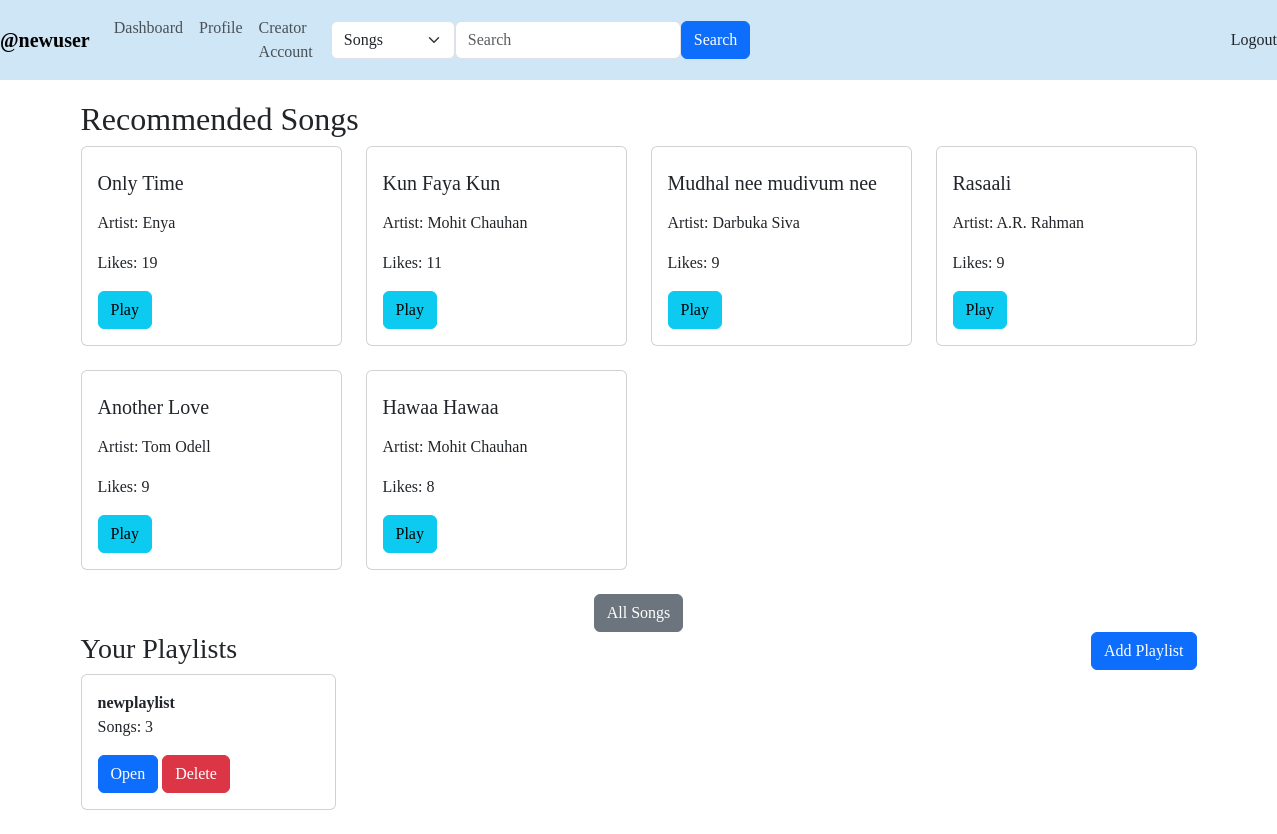
Screenshot of /user_dashboard (signed in) with the database file from the repository.
### models.py (models this page shows, shortened)
class User(db.Model):
    __tablename__ = 'user'
    id = db.Column(db.Integer, primary_key= True)
    username = db.Column(db.String(80), unique= True, nullable= False)
    passhash = db.Column(db.String(100), unique= True, nullable= False)
    name = db.Column(db.String(100), nullable= True)
    is_creator = db.Column(db.Boolean, default= False)
    is_admin = db.Column(db.Boolean, default= False)
    is_blacklisted = db.Column(db.Boolean, default= False)
    @property
    def password(self):
        raise AttributeError('Password is not a readable attribute.')

class Song(db.Model):
    __tablename__ = 'song'
    id = db.Column(db.Integer, primary_key= True)
    name = db.Column(db.String(100), nullable= False)
    creator_name = db.Column(db.String(80), nullable= False)
    album_id = db.Column(db.Integer, db.ForeignKey('album.id'))
    lyrics = db.Column(db.String, nullable= True)
    genre = db.Column(db.String(50), nullable = False)
    duration = db.Column(db.Integer, nullable= False) #duration in seconds
    likes = db.Column(db.Integer, default= 0)
    play_count = db.Column(db.Integer, default= 0)

class Playlist(db.Model):
    id = db.Column(db.Integer, primary_key= True)
    name = db.Column(db.String(50), nullable= False)
    user_id = db.Column(db.Integer, db.ForeignKey('user.id'), nullable=False)
    songs = db.relationship('Song', secondary= playlist_song_table, backref='playlist', lazy= True, primaryjoin=(id == playlist_song_table.c.playlist_id))

### routes.py (the view)
@app.route('/user_dashboard')
def user_dashboard():
    if 'user_id' not in session:
        flash('Please login to continue.')
        return redirect(url_for('login'))
    songs = Song.query.all()
    playlists = Playlist.query.filter_by(user_id= session['user_id']).all()
    playlist_songs = [ [song.name for song in playlist.songs] for playlist in playlists]
    return render_template('user_dashboard.html', user= User.query.get(session['user_id']), songs= songs, playlists= playlists, playlist_sonsg= playlist_songs)

### templates/user_dashboard.html (shortened to what this page needs)
<!DOCTYPE html>
<html lang="en">
<head>
    <link href="https://cdn.jsdelivr.net/npm/bootstrap@5.3.2/dist/css/bootstrap.min.css" rel="stylesheet">
</head>
<body>
    <nav class="navbar navbar-expand-lg navbar-light" style="background-color: #cfe6f6;">
        <b class="navbar-brand"> @{{user.name}} </b>
        <div class="collapse navbar-collapse">
            <div class="navbar-nav ml-auto">
                <a class="nav-item nav-link" href="{{url_for('user_dashboard')}}">Dashboard</a>
                <a class="nav-item nav-link" href="{{url_for('user_profile')}}">Profile</a>
                <a class="nav-item nav-link" href="{{url_for('creator_register')}}">Creator Account</a>
            </div>
            <form method="POST">
                <div style="display: flex;">
                    <select name="search_type" class="form-select">
                        <option value="songs" selected>Songs</option>
                    </select>
                    <input type="text" name="search_query" class="form-control" placeholder="Search" style="width: 300px;">
                    <button type="submit" class="btn btn-primary">Search</button>
                </div>
            </form>
            <a id="logout" class="nav-item nav-link" href="{{url_for('login')}}">Logout</a>
        </div>
    </nav>
    <div class="container">
        <h2>Recommended Songs</h2>
        <div class="row">
            {% for song in songs | sort(attribute='likes', reverse=True) %}
                {% if song.likes > 5 %}
                <div class="col-lg-3 col-md-4 col-6 mb-4 song-card">
                    <div class="card">
                        <div class="card-body">
                            <p class="card-title"><h5>{{ song.name }}</h5></p>
                            <p class="card-text">Artist: {{ song.creator_name }}</p>
                            <p class="card-text">Likes: {{ song.likes }}</p>
                            <a href="{{url_for('play', lyrics= lyrics, song_id = song.id)}}" class="btn btn-info">Play</a>
                        </div>
                    </div>
                </div>
                {% endif %}
            {% endfor %}
        </div>
    </div>
    <div class="col text-center">
        <a href="{{url_for('all_songs')}}" class="btn btn-secondary">All Songs</a>
    </div>
    <div class="container">
        <div class="row">
            <div class="col">
                <h3>Your Playlists</h3>
            </div>
            <div class="col text-end">
                <a href="{{url_for('create_playlist')}}" class="btn btn-primary">Add Playlist</a>
            </div>
            <div class="row">
                {% for playlist in playlists %}
                    <div class="col-lg-3 col-md-4 col-6 mb-4 song-card">
                        <div class="card">
                            <div class="card-body">
                                <b class="card-title">{{ playlist.name }}</b>
                                {% if playlist.songs %}
                                    <p class="card-text">Songs: {{ playlist.songs | length }}</p>
                                {% else %}
                                    <p class="card-text">Songs: 0</p>
                                {% endif %}
                                <a href="{{url_for('open_playlist', playlist_id= playlist.id)}}" class="btn btn-primary">Open</a>
                                <a href="{{url_for('delete_playlist', playlist_id= playlist.id)}}" class="btn btn-danger">Delete</a>
                            </div>
                        </div>
                    </div>
                {% endfor %}
            </div>
        </div>
    </div>
</body>
</html>

### templates/user_dashboard.html (style rules this page uses)
body { font-family:'Times New Roman', Times, serif }
form { align-items: center; display: flex; width: 100px; }
h2 { margin-top: 20px; }
#logout { margin-left: 800px; }

### rows the page displays
User: name "newuser"
Song: name "Only Time", creator_name "Enya", likes "19"
Song: name "Kun Faya Kun", creator_name "Mohit Chauhan", likes "11"
Song: name "Mudhal nee mudivum nee", creator_name "Darbuka Siva", likes "9"
Song: name "Rasaali", creator_name "A.R. Rahman", likes "9"
Song: name "Another Love", creator_name "Tom Odell", likes "9"
Song: name "Hawaa Hawaa", creator_name "Mohit Chauhan", likes "8"
Playlist: name "newplaylist", songs|length "3"
